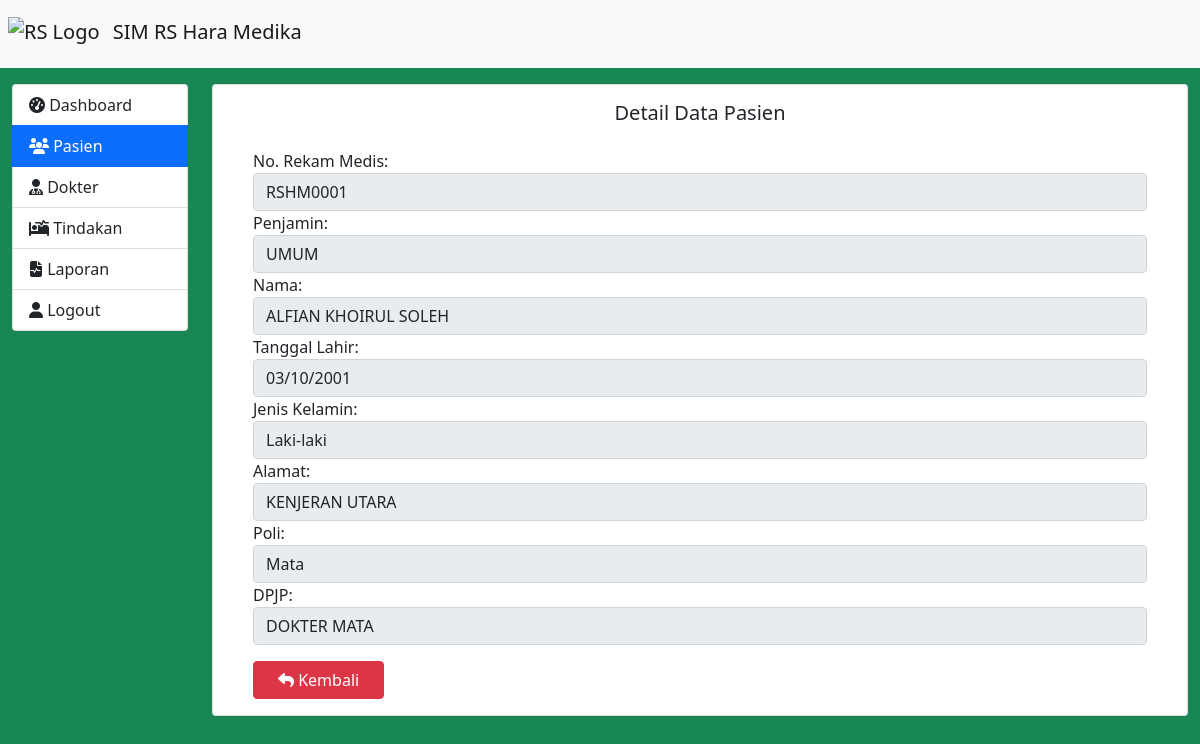
Page /detail_pasien.php?detail=1 on the committed database.
### tables this page shows
CREATE TABLE `pasien` (
  `no_id` int(10) NOT NULL,
  `no_rekam_medis` varchar(15) NOT NULL,
  `nama` varchar(50) NOT NULL,
  `penjamin` varchar(20) NOT NULL,
  `tanggal_lahir` varchar(30) NOT NULL,
  `jenis_kelamin` varchar(30) NOT NULL,
  `alamat` varchar(190) NOT NULL,
  `poli` varchar(20) NOT NULL,
  `dpjp` varchar(50) NOT NULL
);

### detail_pasien.php (the view, shortened to what this page needs)
<?php
  include 'koneksi.php';
  $nama='';
  $no_rekam_medis='';
  $jamin='';
  $tanggal_lahir='';
  $jk='';
  $alamat='';
  $poli='';
  $dpjp='';
  if(isset($_GET['detail'])){
    $no_id=$_GET['detail'];
    $query="SELECT * FROM pasien WHERE no_id='$no_id';";
    $sql=mysqli_query($conn, $query);
    $result=mysqli_fetch_assoc($sql);
    $no_rekam_medis=$result['no_rekam_medis'];
    $jamin=$result['penjamin'];
    $nama=$result['nama'];
    $tanggal_lahir=$result['tanggal_lahir'];
    $jk=$result['jenis_kelamin'];
    $alamat=$result['alamat'];
    $poli=$result['poli'];
    $dpjp=$result['dpjp'];
  }
?>
<!DOCTYPE html>
<html lang="en">
<head>
  <link rel="stylesheet" href="css/bootstrap.min.css">
  <link rel="stylesheet" href="fontawesome/css/all.min.css">
</head>
<body>
<nav class="navbar navbar-expand-lg navbar-light bg-light">
  <a class="navbar-brand" href="dashboard.php">
    <img class="m-2 mt-1" src="https://i0.wp.com/rsudibnusina.gresikkab.go.id/wp-content/uploads/2020/04/Palang-hijau.png?w=640&ssl=1" width="30" height="30" alt="RS Logo">
    SIM RS Hara Medika
  </a>
</nav>
<div class="container-fluid mt-0">
  <div class="row">
    <div class="col-md-2 bg-success">
      <div class="list-group mt-3" style="display:none;">
        <a href="dashboard.php" class="list-group-item list-group-item-action ">
          <i class="fas fa-tachometer-alt"></i> Dashboard
        </a>
        <a href="pasien.php" class="list-group-item list-group-item-action active">
          <i class="fas fa-users"></i> Pasien
        </a>
        <a href="dokter.php" class="list-group-item list-group-item-action ">
          <i class="fas fa-user-md"></i> Dokter
        </a>
        <a href="tindakan.php" class="list-group-item list-group-item-action">
          <i class="fas fa-procedures"></i> Tindakan
        </a>
        <a href="laporan.php" class="list-group-item list-group-item-action">
          <i class="fas fa-file-medical-alt"></i> Laporan
        </a>
        <a href="index.php" class="list-group-item list-group-item-action">
          <i class="fas fa-user"></i> Logout
        </a>
      </div>
    </div>
    <div class="col-md-10 bg-success "style="display:none;height: 100vh;">
      <div class="card mt-3">
        <div class="card-body ">
          <h5 class="card-title text-center pb-3"> Detail Data Pasien</h5>
            <div class="container">
              <form method="POST" action="proses.php">
                <div class="form-group">
                  <label for="no_rekam_medis">No. Rekam Medis:</label>
                  <input name="rm" type="text" class="form-control" id="no_rekam_medis" placeholder="Masukkan nomor rekam medis" name="no_rekam_medis" value="<?php echo $no_rekam_medis ?>" readonly>
                </div>
                <div class="form-group">
                  <label for="penjamin">Penjamin:</label>
                  <select name="jamin" class="form-control" id="penjamin" name="penjamin" disabled>
                    <option value="UMUM" <?php if ($jamin == 'UMUM') echo 'selected'; ?>>UMUM</option>
                  </select>
                </div>
                <div class="form-group">
                  <label for="nama">Nama:</label>
                  <input value="<?php echo $nama ?>" name="nama" type="text" class="form-control" id="nama" placeholder="Masukkan nama pasien" name="nama" readonly>
                </div>
                <div class="form-group">
                  <label for="tanggal_lahir">Tanggal Lahir:</label>
                  <input value="<?php echo $tanggal_lahir ?>" name="tl" type="date" class="form-control" id="tanggal_lahir" name="tanggal_lahir" readonly>
                </div>
                <div class="form-group">
                  <label for="jenis_kelamin">Jenis Kelamin:</label>
                  <select name="jk" id="gender" class="form-control" disabled>
                    <option value="LAKI-LAKI" <?php if ($jk == 'LAKI-LAKI') echo 'selected'; ?>>Laki-laki</option>
                  </select>
                </div>
                <div class="form-group">
                  <label for="alamat">Alamat:</label>
                  <input value="<?php echo $alamat ?>" name="alamat" type="text" class="form-control" id="alamat" placeholder="Masukkan alamat pasien" name="alamat" readonly>
                </div>
                <div class="form-group">
                  <label for="poli">Poli:</label>
                      <select class="form-control" id="poli" name="poli" disabled>
                          <option value="MATA" <?php if ($poli == 'MATA') echo 'selected'; ?>>Mata</option>
                      </select>
                  </div>
                <div class="form-group">
                  <label for="dpjp">DPJP:</label>
                  <input value="<?php echo $dpjp ?>" name="dpjp" type="text" class="form-control" id="dpjp" placeholder="Masukkan nama dokter DPJP" name="dpjp" readonly>
                </div>
              </form>
              <?php
                  if(isset($_GET['detail'])){
                  ?>
                      <a href="pasien.php" class="btn btn-danger px-4 mt-3"> <i class="fa fa-reply"></i> Kembali</a>
                  <?php
                  }
                ?>
            </div>
          </div>
        </div>
      </div>
    </div>
  </div>
</body>
</html>

### rows in the picture
pasien: rm "RSHM0001", jamin "UMUM", nama "ALFIAN KHOIRUL SOLEH", tl "03/10/2001", jk "Laki-laki", alamat "KENJERAN UTARA", poli "Mata", dpjp "DOKTER MATA"
